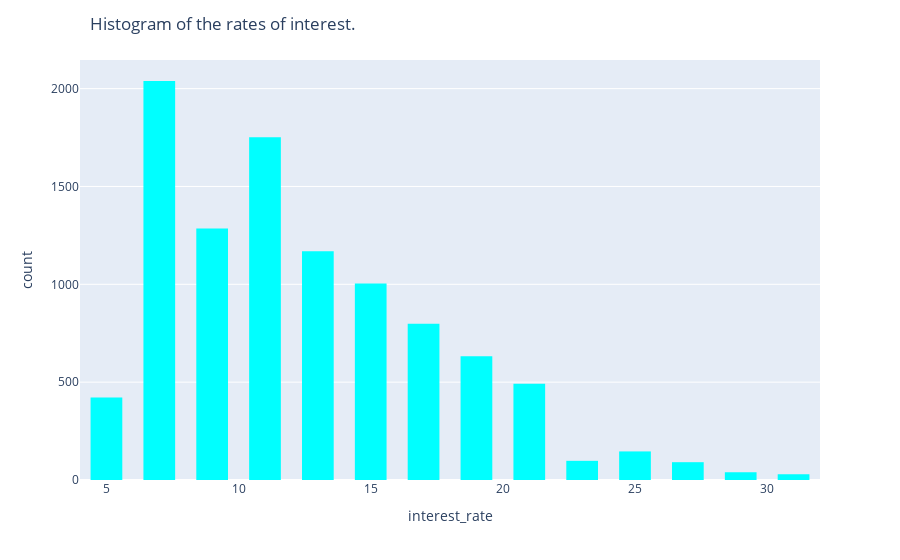

Source (notebook cell):
### Markdown cell above
**Problem 1** Create a histogram of your own! Try making a histogram of one of the other pieces of numerical data. Make it as fancy as you want. Include some categorical information. Do you learn anything from your graph? If so what?

I learned from the graph that you can change the width of the bar and the number of bars in the histogram.

### Code cell
# Your code here
fig = px.histogram(DF,
                   nbins=15,
                   x='interest_rate',
                   color_discrete_sequence=['cyan'])

fig.update_layout(bargap=0.4,
                  title='Histogram of the rates of interest.',
                  title_x=0.1)
fig.show()

### Figure 1 — Plotly figure (JSON) as saved in the notebook; plotly's stock layout.template omitted (floating-point values rounded to 4 significant figures; data arrays with more than 128 entries replaced by an {"elided": "..."} marker saying what was removed)
{"data": [{"alignmentgroup": "True", "bingroup": "x", "hovertemplate": "interest_rate=%{x}<br>count=%{y}<extra></extra>", "legendgroup": "", "marker": {"color": "cyan", "pattern": {"shape": ""}}, "name": "", "nbinsx": 15, "offsetgroup": "", "orientation": "v", "showlegend": false, "type": "histogram", "x": {"elided": "10000 float values"}, "xaxis": "x", "yaxis": "y"}], "layout": {"autosize": true, "bargap": 0.4, "barmode": "relative", "legend": {"tracegroupgap": 0}, "margin": {"t": 60}, "title": {"text": "Histogram of the rates of interest.", "x": 0.1}, "xaxis": {"anchor": "y", "autorange": true, "domain": [0, 1], "range": [4, 32], "title": {"text": "interest_rate"}, "type": "linear"}, "yaxis": {"anchor": "x", "autorange": true, "domain": [0, 1], "range": [0, 2146.0], "title": {"text": "count"}}}}
